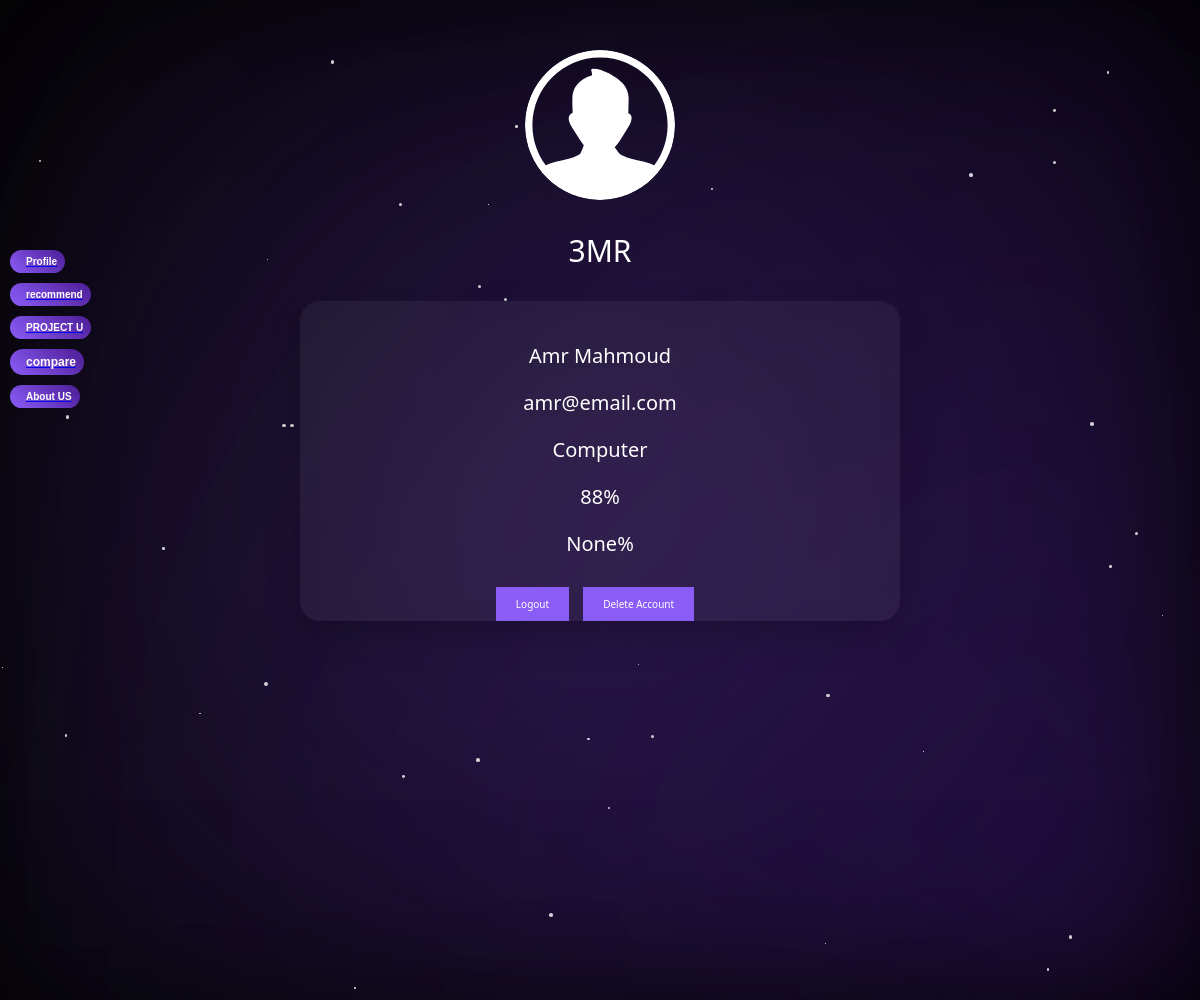
The app's page /profile (signed in) with its own data.
### App/models.py (models this page shows)
class User(db.Model, UserMixin):
    id = db.Column(db.Integer, primary_key=True)
    name = db.Column(db.String(100), nullable=False)
    username = db.Column(db.String(100), nullable=False, unique=True)
    email = db.Column(db.String(100), nullable=False, unique=True)
    password = db.Column(db.String(100), nullable=False)
    score = db.Column(db.Integer, nullable=False)
    section = db.Column(db.String(100), nullable=False)
    location = db.Column(db.String(100), nullable=False)
    fees = db.Column(db.Integer, nullable=True)

### App/routes.py (the view)
@app.route("/profile")
def profile():
    if not current_user.is_authenticated:
        return redirect(url_for("Signup"))
    user_id = session["user_id"]
    user = User.query.get(user_id)
    return render_template("profile.html", user=user)

### App/models.py (called while the page is built)
@login_manager.user_loader
def load_user(user_id):
    return User.query.get(int(user_id))

### App/templates/profile.html (shortened to what this page needs)
<!DOCTYPE html>
<html lang="en">
<head>
    <link rel="stylesheet" href="../static/css/profile.css">
    <link rel="stylesheet" href="../static/css/background.css">
    <link rel="stylesheet" href="../static/css/navbar.css">
</head>
<body>
  <div class="gradient-bg gradient-1"></div>
  <div class="gradient-bg gradient-2"></div>
  <div class="gradient-bg gradient-3"></div>
  <div class="particles">
  </div>
<div class="navigation">
  {% if current_user.is_authenticated %}
      <a href="{{ url_for('profile') }}"><button class="button" id="profile">Profile</button></a>
      {% else %}
      <a href="{{ url_for('Signup') }}"><button class="button" id="Signup">Signup</button></a>
  {% endif %}
  <a href="{{ url_for('recommend') }}"><button class="button" id="recommend">recommend</button></a>
  <a href="{{ url_for('main') }}"><button class="button" id="popular">PROJECT U</button></a>
  <a href="{{ url_for('compare') }}"><button class="button" id="compare">compare</button></a>
  <a href="{{ url_for('aboutUs') }}"><button class="button" id="aboutUs">About US</button></a>
</div>
  <div class="profileimage">
  </div>
  <div class="Username">
    <p> {{current_user.username}}</p>
  </div>
  <div class = "ProfileInfoContainer">
    <div class="Profileinfo">
        <div class="info">
        <p>{{current_user.name}}</p>
        <p>{{current_user.email}}</p>
        <p>{{current_user.section}}</p>
        <p>{{current_user.score}}%</p>
        <p>{{current_user.fees}}%</p>
        </div>
    </div>
  <div >
    <a href="{{url_for('logout')}}"><button class="logout" >Logout</button></a>
    <a href="{{url_for('delete_profile')}}"><button class="logout">Delete Account</button></a>
  </div>
</div>
</body>
</html>

### App/static/css/profile.css (style rules this page uses)
:root { --h1font: 'Segoe UI', Arial, sans-serif; --pfont: 'Noto Sans', sans-serif; --buttonfont: 'Noto Sans', sans-serif; --inputfont: 'Noto Sans', sans-serif; --background: linear-gradient(45deg, #050505, #010101); --buttoncolor: linear-gradient( 45deg, #8B5CF6, #4C1D95 ); --fontcolor: white; --fillcolor: white; }
body { overflow: hidden; align-items: center; justify-content: center; height: auto; margin: 0; text-align: center; color: var(--fontcolor); }
.profileimage { background-color: transparent; border: none; margin-top: 50px; border-radius: 5em; width: 150px; height: 150px; animation: fadeInDown 0.5s ease-out; display: block; margin-left: auto; margin-right: auto; }
.pfp { border-radius: 35em; fill: var(--fillcolor); }
.Username { color: white; font-family: var(--h1font); font-size: 30px; margin-top: 10px; animation: fadeInDown 0.5s ease-out; }
.ProfileInfoContainer { background: rgba(255, 255, 255, 0.05); border-radius: 20px; width: 50%; height: 50%; display: grid; align-items: center; justify-content: center; margin: auto; animation: formAppear 0.5s ease-out; z-index: 1; backdrop-filter: blur(10px); box-shadow: 0 15px 35px rgba(0,0,0,0.2); }
.Profileinfo { color: white; font-family: var(--pfont); font-size: 20px; margin-top: 10%; }
.logout { background-color: #8B5CF6 ; color: var(--fontcolor); border: none; padding: 10px 20px; font-size: 10px; font-family: var(--buttonfont); margin-top: 10px; margin-right: 10px; cursor: pointer; animation: fadeInDown 0.5s ease-out; }

### App/static/css/background.css (style rules this page uses)
:root { --h1font: 'Segoe UI', Arial, sans-serif; --pfont: 'Noto Sans', sans-serif; --buttonfont: 'Noto Sans', sans-serif; --inputfont: 'Noto Sans', sans-serif; --background: linear-gradient(45deg, #050505, #010101); --buttoncolor: linear-gradient(120deg, transparent, rgba(255, 255, 255, 0.2), transparent); --fontcolor: white; }
body { background-position: fixed; background-repeat: no-repeat; background-size: cover; background: var(--background);; }
.gradient-bg { position: absolute; top: 0; left: 0; width: 100%; height: 100%; filter: blur(80px); opacity: 0.7; animation: gradientMove 15s ease infinite; z-index: -1; }
.gradient-1 { background: radial-gradient(circle at 50% 50%, rgba(139, 92, 246, 0.3), transparent 100%); transform-origin: 20% 50%; z-index: -1; }
.gradient-2 { background: radial-gradient(circle at 100% 100%, rgba(76, 29, 149, 0.3), transparent 100%); transform-origin: 80% 50%; z-index: -1; }
.gradient-3 { background: radial-gradient(circle at 100% 100%, rgba(76, 29, 149, 0.3), transparent 100%); transform-origin: 100% 50%; z-index: -1; }
.particles { position: absolute; width: 100%; height: 100%; z-index: -1; }

### App/static/css/navbar.css (style rules this page uses)
:root { --h1font: 'Segoe UI', Arial, sans-serif; --pfont: 'Noto Sans', sans-serif; --buttonfont: 'Noto Sans', sans-serif; --inputfont: 'Noto Sans', sans-serif; --background: linear-gradient(45deg, #050505, #010101); --buttoncolor: linear-gradient( 120deg, transparent, rgba(255, 255, 255, 0.2), transparent ); --fontcolor: white; }
.navigation { height: 100%; width: 110px; position: fixed; z-index: 1; top: 0; left: 0; overflow-x: hidden; padding-top: 20%; animation: formAppear 0.6s ease-out; }
.navigation button { margin: 10px; padding: 6px 8px 6px 16px; font-size: 10px; font-weight: 600; color: var(--fontcolor); background: linear-gradient(45deg, #8B5CF6, #4C1D95); border: none; border-radius: 25px; cursor: pointer; display: block; }
#compare { font-size: 12px; }

### records on screen
User: username "3MR", name "Amr Mahmoud", email "amr@email.com", section "Computer", score "88", fees "None"
